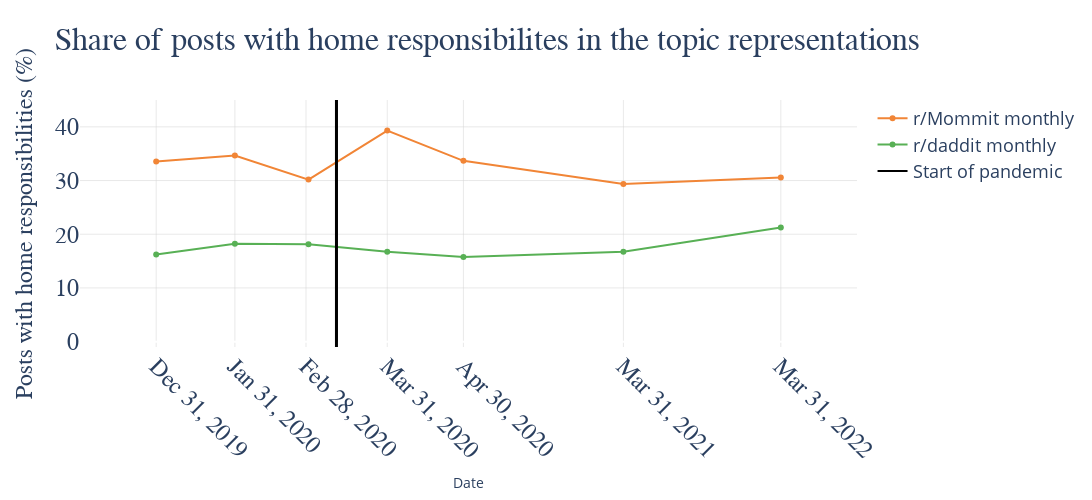

Write notebook code for a chart like this one.
### Markdown cell above
# Figure 4

### Code cell
colors=["rgb(241, 133, 54)", "rgb(88, 176, 85)"]
fig = px.line(concate[concate["type"]=="Representative Topic words "], x='date_time', y='share_chores_to_all', color="Line", height=500, width=1200,
              title="Share of posts with home responsibilites in the topic representations",
              color_discrete_sequence=colors, markers=True)


fig.add_vline(x="2020-03-11", line_color="black", line_width=3)

newnames = {'Representative Topic words Mommit':'r/Mommit monthly', 'Representative Topic words daddit':'r/daddit monthly'
            }
fig.for_each_trace(lambda t: t.update(name = newnames[t.name],
                                    legendgroup = newnames[t.name],
                                    hovertemplate = t.hovertemplate.replace(t.name, newnames[t.name])
                                    )
                )

# Set the same y-axis scale for both graphs
fig.update_layout(yaxis=dict(range=[0, 80]))

# Add vertical line --> start pandemic
fig.add_shape(
    type="line",
    x0="2020-03-11", x1="2020-03-11",
    y0=0, y1=2500,
    line=dict(color="black", width=2),
    name="Start of pandemic"
)

# Add custom legend items as annotations
fig.add_trace(
    go.Scatter(
        x=[None],
        y=[None],
        mode='lines',
        marker=dict(color="black", size=10),
        showlegend=True,
        name="Start of pandemic"
    )
)

fig.update_layout(
    legend=dict(
        title='',
        title_font=dict(size=14)
    ),
    xaxis=dict(
        showgrid=True,  # Display x-axis grid lines
        gridcolor='lightgrey',  
        gridwidth=0.5  
    ),
    yaxis=dict(
        showgrid=True,  # Display y-axis grid lines
        gridcolor='lightgrey', 
        gridwidth=0.5  
    )
)

# Updating layout and axis labels
fig.update_layout(
    plot_bgcolor='white',
    title={
        'font': {'size': 32, 'family': 'Calibri'} 
    },
    xaxis_title='Date',
    yaxis_title='Posts with home responsibilities (%)',
    xaxis={
        'tickfont': {'size': 24, 'family': 'Calibri'},  
        "range":["2019-12-01", "2022-04-30"],
        "dtick":"M2",
        "ticklabelmode":"period",
        "tickvals":["2019-12-31", "2020-01-31", "2020-02-28", "2020-03-31", "2020-04-30", "2021-03-31", "2022-03-31"],
        "rangebreaks": [
            {"bounds": ["2020-06-01", "2021-02-28"]},  
            {"bounds": ["2021-05-01", "2022-02-28"]}
        ]
    },
    yaxis={
        'title': {'font': {'size': 24, 'family': 'Calibri'}},  
        'tickfont': {'size': 24, 'family': 'Calibri'},  
        'range': [-1,45]
    }
    ,

        legend=dict(
            font=dict(size=18),
            traceorder='normal',  # Preserve the order of legend items
            itemsizing='trace'  # Adjust the size of legend items based on traces
        )
)


fig.update_xaxes(tickangle= 45)  



fig.show()

### Figure 1 — Plotly figure (JSON) as saved in the notebook; plotly's stock layout.template omitted (floating-point values rounded to 4 significant figures)
{"data": [{"hovertemplate": "Line=r/Mommit monthly<br>date_time=%{x}<br>share_chores_to_all=%{y}<extra></extra>", "legendgroup": "r/Mommit monthly", "line": {"color": "rgb(241, 133, 54)", "dash": "solid"}, "marker": {"symbol": "circle"}, "mode": "markers+lines", "name": "r/Mommit monthly", "orientation": "v", "showlegend": true, "type": "scatter", "x": ["2019-12-31", "2020-01-31", "2020-02-29", "2020-03-31", "2020-04-30", "2021-03-31", "2022-03-31"], "xaxis": "x", "y": [33.55, 34.66, 30.18, 39.31, 33.67, 29.36, 30.55], "yaxis": "y"}, {"hovertemplate": "Line=r/daddit monthly<br>date_time=%{x}<br>share_chores_to_all=%{y}<extra></extra>", "legendgroup": "r/daddit monthly", "line": {"color": "rgb(88, 176, 85)", "dash": "solid"}, "marker": {"symbol": "circle"}, "mode": "markers+lines", "name": "r/daddit monthly", "orientation": "v", "showlegend": true, "type": "scatter", "x": ["2019-12-31", "2020-01-31", "2020-02-29", "2020-03-31", "2020-04-30", "2021-03-31", "2022-03-31"], "xaxis": "x", "y": [16.23, 18.24, 18.11, 16.73, 15.76, 16.75, 21.26], "yaxis": "y"}, {"marker": {"color": "black", "size": 10}, "mode": "lines", "name": "Start of pandemic", "showlegend": true, "type": "scatter", "x": [null], "y": [null]}], "layout": {"height": 500, "legend": {"font": {"size": 18}, "itemsizing": "trace", "title": {"font": {"size": 14}, "text": ""}, "tracegroupgap": 0, "traceorder": "normal"}, "plot_bgcolor": "white", "shapes": [{"line": {"color": "black", "width": 3}, "type": "line", "x0": "2020-03-11", "x1": "2020-03-11", "xref": "x", "y0": 0, "y1": 1, "yref": "y domain"}, {"line": {"color": "black", "width": 2}, "name": "Start of pandemic", "type": "line", "x0": "2020-03-11", "x1": "2020-03-11", "y0": 0, "y1": 2500}], "title": {"font": {"family": "Calibri", "size": 32}, "text": "Share of posts with home responsibilites in the topic representations"}, "width": 1200, "xaxis": {"anchor": "y", "domain": [0, 1], "dtick": "M2", "gridcolor": "lightgrey", "gridwidth": 0.5, "range": ["2019-12-01", "2022-04-30"], "rangebreaks": [{"bounds": ["2020-06-01", "2021-02-28"]}, {"bounds": ["2021-05-01", "2022-02-28"]}], "showgrid": true, "tickangle": 45, "tickfont": {"family": "Calibri", "size": 24}, "ticklabelmode": "period", "tickvals": ["2019-12-31", "2020-01-31", "2020-02-28", "2020-03-31", "2020-04-30", "2021-03-31", "2022-03-31"], "title": {"text": "Date"}}, "yaxis": {"anchor": "x", "domain": [0, 1], "gridcolor": "lightgrey", "gridwidth": 0.5, "range": [-1, 45], "showgrid": true, "tickfont": {"family": "Calibri", "size": 24}, "title": {"font": {"family": "Calibri", "size": 24}, "text": "Posts with home responsibilities (%)"}}}}
